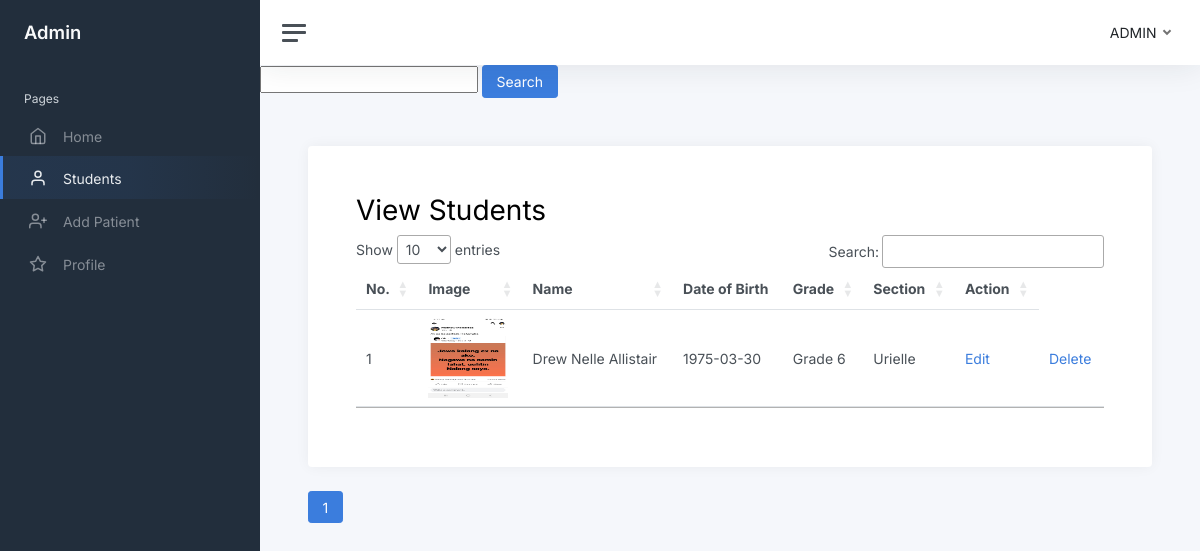
/view-students.php (signed in), run on an earlier commit of the app's database.
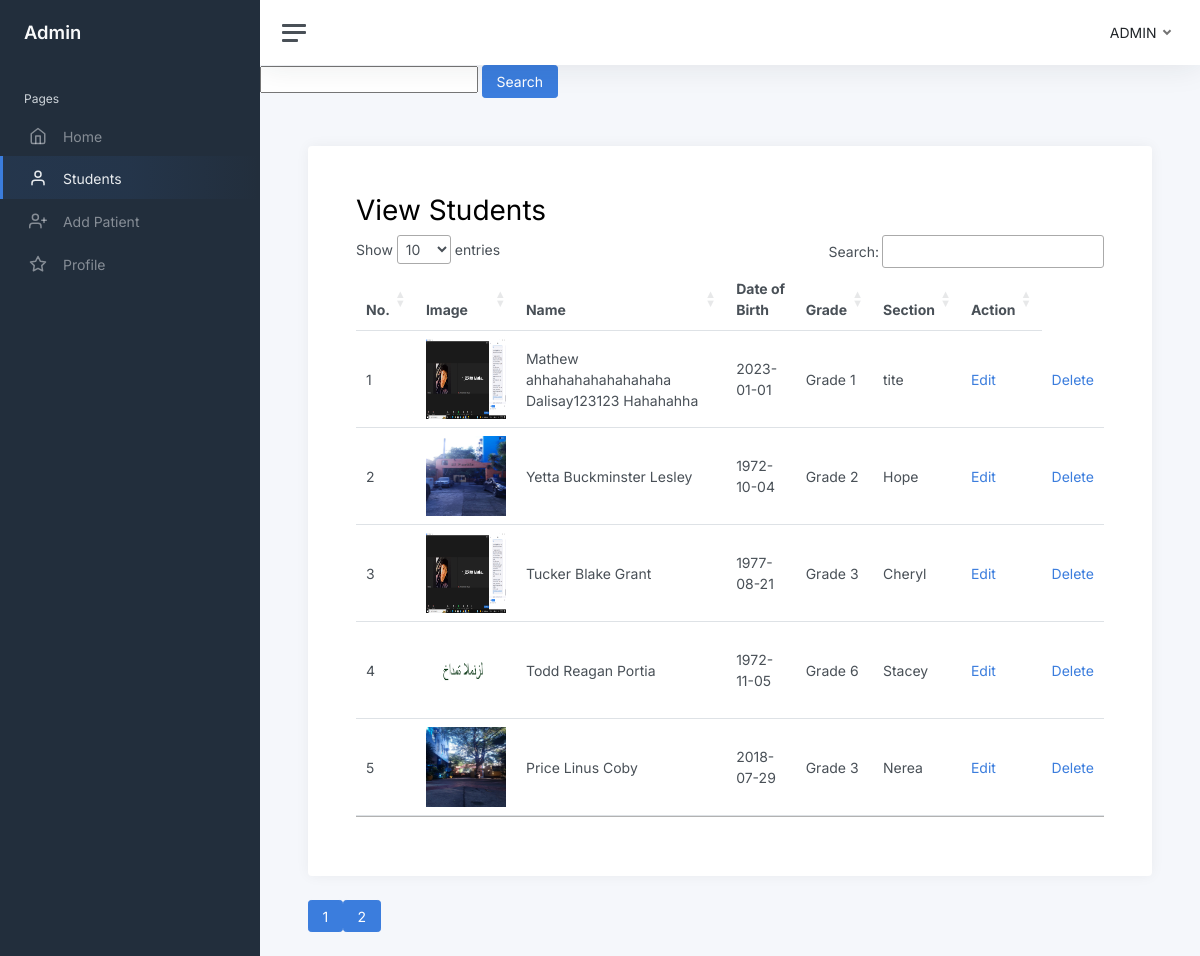
And on a later commit of the database.
### tables this page shows
CREATE TABLE `students` (
  `id` int(11) NOT NULL,
  `student_id` varchar(250) NOT NULL,
  `first_name` varchar(50) NOT NULL,
  `middle_name` varchar(50) NOT NULL,
  `last_name` varchar(50) NOT NULL,
  `date_of_birth` varchar(50) NOT NULL,
  `gender` varchar(50) NOT NULL,
  `room` varchar(50) NOT NULL,
  `house` varchar(50) NOT NULL,
  `street` varchar(50) NOT NULL,
  `subdivision` varchar(50) NOT NULL,
  `barangay` varchar(50) NOT NULL,
  `city` varchar(50) NOT NULL,
  `zip` varchar(50) NOT NULL,
  `image` blob NOT NULL,
  `grade` varchar(10) NOT NULL,
  `section` varchar(50) NOT NULL,
  `date_time_created` datetime NOT NULL,
  `date_time_updated` datetime NOT NULL
);

### view-students.php (the view, shortened to what this page needs)
<?php
include('connection.php');
if(isset($_GET['page'])){
    $page = $_GET['page'];
}else{
    $page = 1;
}
$num_per_page = 05;
$start_from = ($page-1)*05;
$query_students = "SELECT * FROM students LIMIT $start_from , $num_per_page";
$run = mysqli_query($conn,$query_students);
$no = 1;
?>
<!DOCTYPE html>
<html lang="en">
<head>
    <link href="admin-template/css/app.css" rel="stylesheet">
	<link rel="./stylesheet" href="src/styles/bootstrap/css/bootstrap.css">
    <link rel="stylesheet" type="text/css" href="https://cdn.datatables.net/1.12.1/css/jquery.dataTables.css">
</head>
<body>
    <div class="wrapper">
		<nav id="sidebar" class="sidebar js-sidebar">
			<div class="sidebar-content js-simplebar">
				<a class="sidebar-brand" href="home-admin.php">
          <span class="align-middle">Admin</span>
        </a>
				<ul class="sidebar-nav">
					<li class="sidebar-header">
						Pages
					</li>
					<li class="sidebar-item">
						<a class="sidebar-link" href="home-admin.php">
                            <i class="align-middle" data-feather="home"></i> <span class="align-middle">Home</span>
                         </a>
					</li>
					<li class="sidebar-item active">
						<a class="sidebar-link" href="view-students.php">
                            <i class="align-middle" data-feather="user"></i> <span class="align-middle">Students</span>
                        </a>
					</li>
					<li class="sidebar-item">
						<a class="sidebar-link" href="add-patient.php">
                            <i class="align-middle" data-feather="user-plus"></i> <span class="align-middle">Add Patient</span>
                        </a>
					</li>
                    <li class="sidebar-item">
						<a class="sidebar-link disabled" href="admin-profile.php">
                            <i class="align-middle" data-feather="star"></i> <span class="align-middle">Profile</span>
                        </a>
					</li>
				</ul>
			</div>
		</nav>
		<div class="main">
			<nav class="navbar navbar-expand navbar-light navbar-bg">
				<a class="sidebar-toggle js-sidebar-toggle">
          <i class="hamburger align-self-center"></i>
        </a>
				<div class="navbar-collapse collapse">
					<ul class="navbar-nav navbar-align">
						<li class="nav-item dropdown">
							<a class="nav-link dropdown-toggle d-none d-sm-inline-block" href="#" data-bs-toggle="dropdown" id="dropdownMenuButton1">
                                <span class="text-dark">ADMIN</span>
                            </a>
						</li>
					</ul>
				</div>
			</nav>
            <form action="" method="GET">
                <input type="text" name="search">
                <button type="submit" class="btn btn-primary">Search</button>
            </form>
			<main class="content">
				<div class="container-fluid p-0">
                    <div class="card p-5">
                        <h1>View Students</h1>
                        <table class="table" id="dataTable">
                            <thead>
                                <th>No.</th>
                                <th>Image</th>
                                <th>Name</th>
                                <th colspan="2">Date of Birth</th>
                                <th>Grade</th>
                                <th>Section</th>
                                <th>Action</th>
                            </thead>
                            <tbody>
                            <?php
                                if(mysqli_num_rows($run) > 0){
                                    foreach($run as $row){
                                        ?>
                                            <tr>
                                                <td><?php echo $no; ?></td>
                                                <td><img src= "<?php echo "student_image/" . $row['image'] ;?> " alt="image" width="80px" height="80px"></td>
                                                <td>
                                                    <?php echo $row ['first_name']. " " . $row['middle_name'] . " " . $row ['last_name']?>
                                                </td>
                                                <td colspan="2"><?php echo $row ['date_of_birth']?></td>
                                                <td><?php echo $row ['grade']?></td>
                                                <td><?php echo $row ['section']?></td>
                                                <td><a href="edit-student.php?student_id=<?php echo $row ['student_id']?>">Edit</a></td>
                                                <td><a href="delete-student.php?student_id=<?php echo $row ['student_id']?>">Delete</a></td>
                                            </tr>
                                        <?php
                                        $no++;
                                    }
                                }
                            ?>
                            </tbody>
                        </table>
                    </div>
				</div>
                <?php
                    $pr_query = "SELECT * FROM students";
                    $pr_result = mysqli_query($conn,$pr_query);
                    $total_record = mysqli_num_rows($pr_result);
                    $total_page = ceil($total_record/$num_per_page);
                    for($i=1; $i <= $total_page ; $i++){
                        echo "<a href='view-students.php?page=".$i."' class='btn btn-primary'> $i </a>";
                    }
                    ?>
			</main>
		</div>
	</div>
</body>
</html>

What changed in the data, as far as the page shows it:
changed students: image: a different picture; first_name "Drew" → "Mathew ahhahahahahahahaha"; middle_name "Nelle" → "Dalisay123123"; last_name "Allistair" → "Hahahahha"; date_of_birth "1975-03-30" → "2023-01-01"; grade "Grade 6" → "Grade 1"; section "Urielle" → "tite"
added students: image (picture), first_name "Yetta", middle_name "Buckminster", last_name "Lesley", date_of_birth "1972-10-04", grade "Grade 2", section "Hope"
added students: image (picture), first_name "Tucker", middle_name "Blake", last_name "Grant", date_of_birth "1977-08-21", grade "Grade 3", section "Cheryl"
added students: image (picture), first_name "Todd", middle_name "Reagan", last_name "Portia", date_of_birth "1972-11-05", grade "Grade 6", section "Stacey"
added students: image (picture), first_name "Price", middle_name "Linus", last_name "Coby", date_of_birth "2018-07-29", grade "Grade 3", section "Nerea"
Also different on the page:
new list line: "2"
